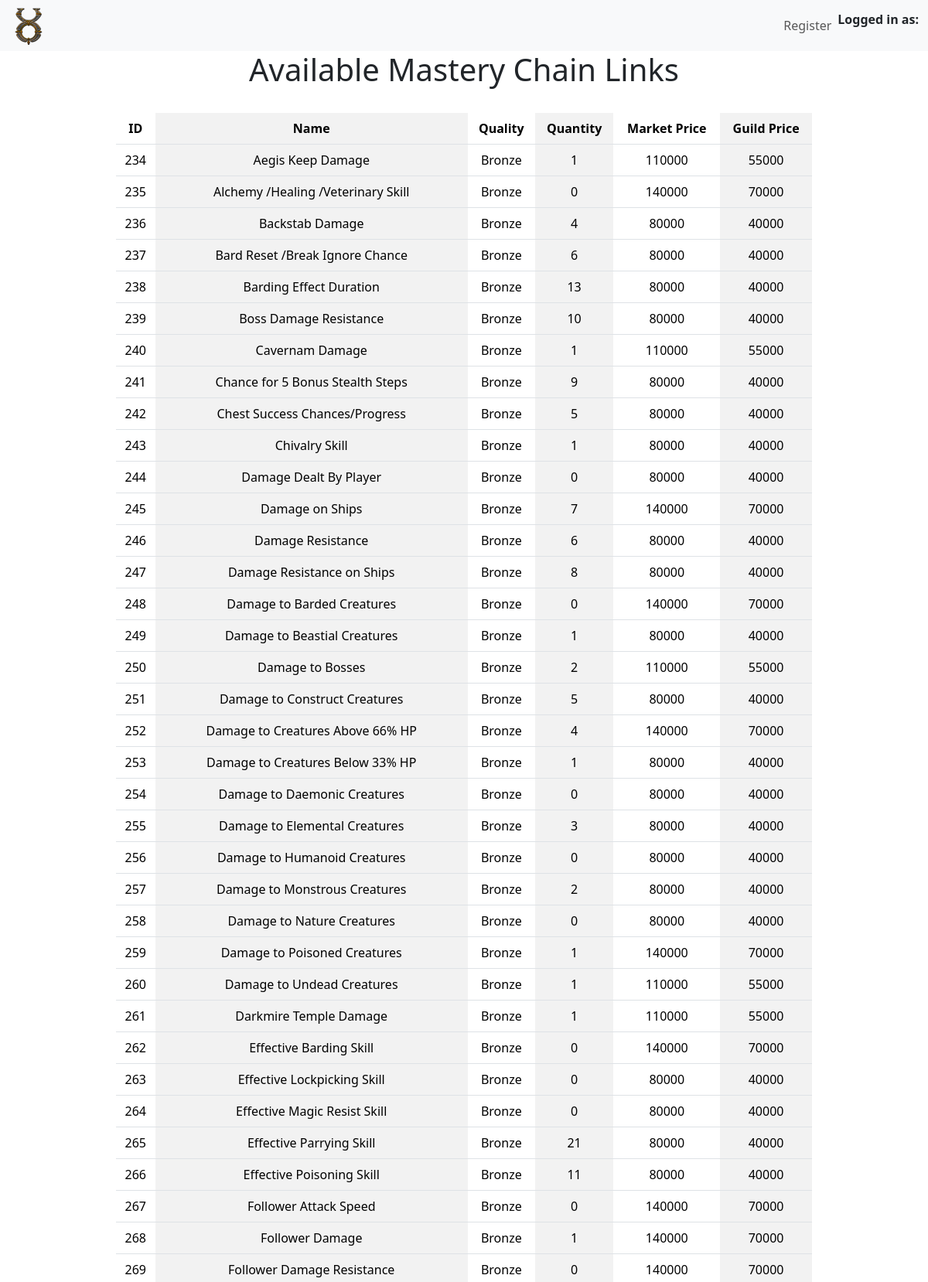
Page /mclinks (upper part) on the committed database.
### tables this page shows
CREATE TABLE "mclinks" (
    id INTEGER PRIMARY KEY AUTOINCREMENT NOT NULL,
    name TEXT NOT NULL,
    quality TEXT NOT NULL,
    quantity INTEGER NOT NULL,
    market_price INTEGER NOT NULL,
    guild_price INTEGER NOT NULL
);

### app.py (the view)
@app.route('/mclinks', methods=['GET'])
def mclinks():
    mclinks_data = select_links()
    return render_template('mclinks.html', mclinks_data=mclinks_data)

### app.py (called while the page is built)
@app.before_request
def authentication():
    if 'id' in session:
        user_data = get_user_data()
        selection_toggle = check_selection_toggle()
        g.is_admin = user_data['is_admin']
        g.sel_lock = user_data['sel_lock']
        g.display_name = user_data['display_name']
        g.selection_toggle = selection_toggle['selections_toggle']

### helpers.py (called while the page is built)
def connect_to_database(database_name):
    conn = sqlite3.connect(database_name)
    conn.row_factory = sqlite3.Row
    cursor = conn.cursor()
    return conn, cursor

### mclinks.py (called while the page is built)
def select_links():
    conn, cursor = connect_to_database('uonew.db')
    cursor.execute("SELECT * FROM mclinks")
    links_data = cursor.fetchall()
    conn.close()
    return links_data

### templates/mclinks.html (shortened to what this page needs)
{% extends "index.html" %}
{% block nav %}
<nav class="navbar navbar-expand-lg bg-body-tertiary">
  <div class="container-fluid">
    <img src="{{ url_for('static', filename='images/uo.png') }}" alt="UO Icon" class="small-image">
    <div class="collapse navbar-collapse" id="navbarSupportedContent">
      <ul class="navbar-nav mb-2 mb-lg-0 right-align">
        <li class="nav-item">
            <a class="nav-link" href="register">Register</a>
        </li>
      </ul>
    </div>
    <b class="nav-item">Logged in as: <p style="color:blue; text-align:center;">{{ g.display_name }}</p></b>
  </div>
</nav>
{% endblock %}
{% block content %}
    <div class="mclinks_table">
        <h1>Available Mastery Chain Links</h1>
        <br>
        <table class="table table-striped-columns table-hover">
            <thead>
                <tr>
                    <th>ID</th>
                    <th>Name</th>
                    <th>Quality</th>
                    <th>Quantity</th>
                    <th>Market Price</th>
                    <th>Guild Price</th>
                </tr>
            </thead>
            <tbody>
                {% for mclinks_data in mclinks_data %}
                <tr>
                        <td>{{ mclinks_data[0] }}</td>
                        <td>{{ mclinks_data[1] }}</td>
                        <td>{{ mclinks_data[2] }}</td>
                        <td>{{ mclinks_data[3] }}</td>
                        <td>{{ mclinks_data[4] }}</td>
                        <td>{{ mclinks_data[5] }}</td>
                </tr>
                {% endfor %}
            </tbody>
        </table>
</div>
{% endblock %}

### static/style.css (style rules this page uses)
.small-image { max-width: 50px; max-height: 50px; }
.right-align { float: right; }
.mclinks_table { margin: auto; max-width: 75%; text-align: center; }

### rows in the picture
mclinks: id "234", name "Aegis Keep Damage", quality "Bronze", quantity "1", market_price "110000", guild_price "55000"
mclinks: id "235", name "Alchemy /Healing /Veterinary Skill", quality "Bronze", quantity "0", market_price "140000", guild_price "70000"
mclinks: id "236", name "Backstab Damage", quality "Bronze", quantity "4", market_price "80000", guild_price "40000"
mclinks: id "237", name "Bard Reset /Break Ignore Chance", quality "Bronze", quantity "6", market_price "80000", guild_price "40000"
mclinks: id "238", name "Barding Effect Duration", quality "Bronze", quantity "13", market_price "80000", guild_price "40000"
mclinks: id "239", name "Boss Damage Resistance", quality "Bronze", quantity "10", market_price "80000", guild_price "40000"
mclinks: id "240", name "Cavernam Damage", quality "Bronze", quantity "1", market_price "110000", guild_price "55000"
mclinks: id "241", name "Chance for 5 Bonus Stealth Steps", quality "Bronze", quantity "9", market_price "80000", guild_price "40000"
mclinks: id "242", name "Chest Success Chances/Progress", quality "Bronze", quantity "5", market_price "80000", guild_price "40000"
mclinks: id "243", name "Chivalry Skill", quality "Bronze", quantity "1", market_price "80000", guild_price "40000"
mclinks: id "244", name "Damage Dealt By Player", quality "Bronze", quantity "0", market_price "80000", guild_price "40000"
mclinks: id "245", name "Damage on Ships", quality "Bronze", quantity "7", market_price "140000", guild_price "70000"
mclinks: id "246", name "Damage Resistance", quality "Bronze", quantity "6", market_price "80000", guild_price "40000"
mclinks: id "247", name "Damage Resistance on Ships", quality "Bronze", quantity "8", market_price "80000", guild_price "40000"
mclinks: id "248", name "Damage to Barded Creatures", quality "Bronze", quantity "0", market_price "140000", guild_price "70000"
mclinks: id "249", name "Damage to Beastial Creatures", quality "Bronze", quantity "1", market_price "80000", guild_price "40000"
mclinks: id "250", name "Damage to Bosses", quality "Bronze", quantity "2", market_price "110000", guild_price "55000"
mclinks: id "251", name "Damage to Construct Creatures", quality "Bronze", quantity "5", market_price "80000", guild_price "40000"
mclinks: id "252", name "Damage to Creatures Above 66% HP", quality "Bronze", quantity "4", market_price "140000", guild_price "70000"
mclinks: id "253", name "Damage to Creatures Below 33% HP", quality "Bronze", quantity "1", market_price "80000", guild_price "40000"
mclinks: id "254", name "Damage to Daemonic Creatures", quality "Bronze", quantity "0", market_price "80000", guild_price "40000"
mclinks: id "255", name "Damage to Elemental Creatures", quality "Bronze", quantity "3", market_price "80000", guild_price "40000"
mclinks: id "256", name "Damage to Humanoid Creatures", quality "Bronze", quantity "0", market_price "80000", guild_price "40000"
mclinks: id "257", name "Damage to Monstrous Creatures", quality "Bronze", quantity "2", market_price "80000", guild_price "40000"
mclinks: id "258", name "Damage to Nature Creatures", quality "Bronze", quantity "0", market_price "80000", guild_price "40000"
mclinks: id "259", name "Damage to Poisoned Creatures", quality "Bronze", quantity "1", market_price "140000", guild_price "70000"
mclinks: id "260", name "Damage to Undead Creatures", quality "Bronze", quantity "1", market_price "110000", guild_price "55000"
mclinks: id "261", name "Darkmire Temple Damage", quality "Bronze", quantity "1", market_price "110000", guild_price "55000"
mclinks: id "262", name "Effective Barding Skill", quality "Bronze", quantity "0", market_price "140000", guild_price "70000"
mclinks: id "263", name "Effective Lockpicking Skill", quality "Bronze", quantity "0", market_price "80000", guild_price "40000"
mclinks: id "264", name "Effective Magic Resist Skill", quality "Bronze", quantity "0", market_price "80000", guild_price "40000"
mclinks: id "265", name "Effective Parrying Skill", quality "Bronze", quantity "21", market_price "80000", guild_price "40000"
mclinks: id "266", name "Effective Poisoning Skill", quality "Bronze", quantity "11", market_price "80000", guild_price "40000"
mclinks: id "267", name "Follower Attack Speed", quality "Bronze", quantity "0", market_price "140000", guild_price "70000"
mclinks: id "268", name "Follower Damage", quality "Bronze", quantity "1", market_price "140000", guild_price "70000"
mclinks: id "269", name "Follower Damage Resistance", quality "Bronze", quantity "0", market_price "140000", guild_price "70000"
